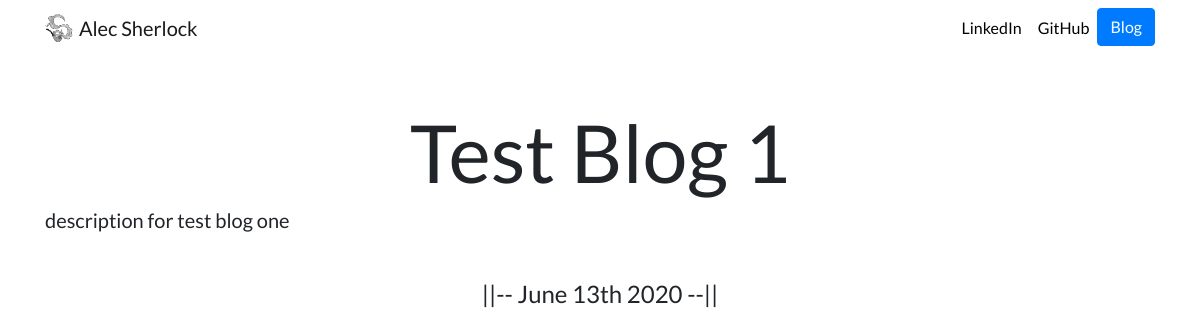
Page /blog/1/ on the committed database.
### blog/models.py (models this page shows, shortened)
class Blog(models.Model):
    title = models.CharField(max_length=200, default='')
    description = models.TextField(default='')
    body = models.TextField(default='')
    date = models.DateField()

### blog/views.py (the view)
# urls.py: path('<int:blog_id>/', views.detail, name='detail'),
def detail(request, blog_id):
    blog = get_object_or_404(Blog, pk=blog_id)
    return render(request, 'blog/detail.html', {'blog':blog})

### blog/templates/blog/detail.html
{% extends 'personalPortfolio/base.html' %}
{% block content %}
    <h1 class="text-center mt-5" id="blogdetailtitle">{{ blog.title }}</h1>
    <h5>{{ blog.description | safe }}</h5>
    <h4 class="text-center mt-5">||-- {{ blog.date|date:'F jS Y' }} --||</h4>
{% endblock %}

### portfolio/static/portfolio/custom.css (style rules this page uses)
body { font-family: 'Lato', sans-serif; }
@media (min-width: 992px) { #blogdetailtitle { font-size: 5rem; } }

### rows in the picture
Blog: title "Test Blog 1", description "description for test blog one", date "June 13th 2020"
